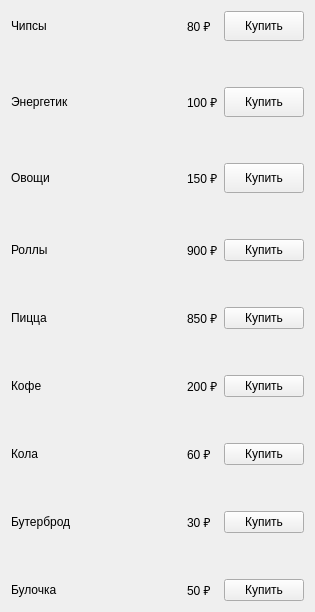
        <widget class="QWidget" name="tab_3">
         <attribute name="title">
          <string>Еда</string>
         </attribute>
         <layout class="QGridLayout" name="gridLayout_6">
          <item row="6" column="2">
           <widget class="QLabel" name="label_70">
            <property name="text">
             <string>900 ₽</string>
            </property>
           </widget>
          </item>
          <item row="8" column="2">
           <widget class="QLabel" name="label_72">
            <property name="text">
             <string>850 ₽</string>
            </property>
           </widget>
          </item>
          <item row="4" column="3">
           <widget class="QPushButton" name="pushButton_vegetables">
            <property name="minimumSize">
             <size>
              <width>0</width>
              <height>30</height>
             </size>
            </property>
            <property name="text">
             <string>Купить</string>
            </property>
           </widget>
          </item>
          <item row="14" column="2">
           <widget class="QLabel" name="label_78">
            <property name="text">
             <string>30 ₽</string>
            </property>
           </widget>
          </item>
          <item row="16" column="3">
           <widget class="QPushButton" name="pushButton_bun">
            <property name="text">
             <string>Купить</string>
            </property>
           </widget>
          </item>
          <item row="13" column="0">
           <spacer name="verticalSpacer_14">
            <property name="orientation">
             <enum>Qt::Vertical</enum>
            </property>
            <property name="sizeHint" stdset="0">
             <size>
              <width>20</width>
              <height>40</height>
             </size>
            </property>
           </spacer>
          </item>
          <item row="2" column="3">
           <widget class="QPushButton" name="pushButton_energy">
            <property name="minimumSize">
             <size>
              <width>0</width>
              <height>30</height>
             </size>
            </property>
            <property name="text">
             <string>Купить</string>
            </property>
           </widget>
          </item>
          <item row="0" column="0">
           <widget class="QLabel" name="label_35">
            <property name="minimumSize">
             <size>
              <width>0</width>
              <height>30</height>
             </size>
            </property>
            <property name="text">
             <string>Чипсы</string>
            </property>
           </widget>
          </item>
          <item row="6" column="3">
           <widget class="QPushButton" name="pushButton_rolls">
            <property name="text">
             <string>Купить</string>
            </property>
           </widget>
          </item>
          <item row="7" column="0">
           <spacer name="verticalSpacer_11">
            <property name="orientation">
             <enum>Qt::Vertical</enum>
            </property>
            <property name="sizeHint" stdset="0">
             <size>
              <width>20</width>
              <height>40</height>
             </size>
            </property>
           </spacer>
          </item>
          <item row="4" column="2">
           <widget class="QLabel" name="label_37">
            <property name="minimumSize">
             <size>
              <width>0</width>
              <height>30</height>
             </size>
            </property>
            <property name="text">
             <string>150 ₽</string>
            </property>
           </widget>
          </item>
          <item row="4" column="0">
           <widget class="QLabel" name="label_38">
            <property name="minimumSize">
             <size>
              <width>0</width>
              <height>30</height>
             </size>
            </property>
            <property name="text">
             <string>Овощи</string>
            </property>
           </widget>
          </item>
          <item row="11" column="0">
           <spacer name="verticalSpacer_13">
            <property name="orientation">
             <enum>Qt::Vertical</enum>
            </property>
            <property name="sizeHint" stdset="0">
             <size>
              <width>20</width>
              <height>40</height>
             </size>
            </property>
           </spacer>
          </item>
          <item row="0" column="3">
           <widget class="QPushButton" name="pushButton_chips">
            <property name="minimumSize">
             <size>
              <width>0</width>
              <height>30</height>
             </size>
            </property>
            <property name="text">
             <string>Купить</string>
            </property>
           </widget>
          </item>
          <item row="16" column="2">
           <widget class="QLabel" name="label_80">
            <property name="text">
             <string>50 ₽</string>
            </property>
           </widget>
          </item>
          <item row="9" column="0">
           <spacer name="verticalSpacer_12">
            <property name="orientation">
             <enum>Qt::Vertical</enum>
            </property>
            <property name="sizeHint" stdset="0">
             <size>
              <width>20</width>
              <height>40</height>
             </size>
            </property>
           </spacer>
          </item>
          <item row="0" column="1">
           <spacer name="horizontalSpacer_3">
            <property name="orientation">
             <enum>Qt::Horizontal</enum>
            </property>
            <property name="sizeType">
             <enum>QSizePolicy::Expanding</enum>
            </property>
            <property name="sizeHint" stdset="0">
             <size>
              <width>110</width>
              <height>20</height>
             </size>
            </property>
           </spacer>
          </item>
          <item row="12" column="3">
           <widget class="QPushButton" name="pushButton_cola">
            <property name="text">
             <string>Купить</string>
            </property>
           </widget>
          </item>
          <item row="2" column="0">
           <widget class="QLabel" name="label_39">
            <property name="minimumSize">
             <size>
              <width>0</width>
              <height>30</height>
             </size>
            </property>
            <property name="text">
             <string>Энергетик</string>
            </property>
           </widget>
          </item>
          <item row="5" column="0">
           <spacer name="verticalSpacer_10">
            <property name="orientation">
             <enum>Qt::Vertical</enum>
            </property>
            <property name="sizeHint" stdset="0">
             <size>
              <width>20</width>
              <height>40</height>
             </size>
            </property>
           </spacer>
          </item>
          <item row="8" column="3">
           <widget class="QPushButton" name="pushButton_pizza">
            <property name="text">
             <string>Купить</string>
            </property>
           </widget>
          </item>
          <item row="10" column="0">
           <widget class="QLabel" name="label_73">
            <property name="text">
             <string>Кофе</string>
            </property>
           </widget>
          </item>
          <item row="10" column="2">
           <widget class="QLabel" name="label_74">
            <property name="text">
             <string>200 ₽</string>
            </property>
           </widget>
          </item>
          <item row="2" column="2">
           <widget class="QLabel" name="label_36">
            <property name="minimumSize">
             <size>
              <width>0</width>
              <height>30</height>
             </size>
            </property>
            <property name="text">
             <string>100 ₽</string>
            </property>
           </widget>
          </item>
          <item row="14" column="3">
           <widget class="QPushButton" name="pushButton_sandwich">
            <property name="text">
             <string>Купить</string>
            </property>
           </widget>
          </item>
          <item row="8" column="0">
           <widget class="QLabel" name="label_71">
            <property name="text">
             <string>Пицца</string>
            </property>
           </widget>
          </item>
          <item row="14" column="0">
           <widget class="QLabel" name="label_77">
            <property name="text">
             <string>Бутерброд</string>
            </property>
           </widget>
          </item>
          <item row="10" column="3">
           <widget class="QPushButton" name="pushButton_coffee">
            <property name="text">
             <string>Купить</string>
            </property>
           </widget>
          </item>
          <item row="16" column="0">
           <widget class="QLabel" name="label_79">
            <property name="text">
             <string>Булочка</string>
            </property>
           </widget>
          </item>
          <item row="12" column="2">
           <widget class="QLabel" name="label_76">
            <property name="text">
             <string>60 ₽</string>
            </property>
           </widget>
          </item>
          <item row="6" column="0">
           <widget class="QLabel" name="label_69">
            <property name="text">
             <string>Роллы</string>
            </property>
           </widget>
          </item>
          <item row="1" column="0">
           <spacer name="verticalSpacer">
            <property name="orientation">
             <enum>Qt::Vertical</enum>
            </property>
            <property name="sizeHint" stdset="0">
             <size>
              <width>20</width>
              <height>40</height>
             </size>
            </property>
           </spacer>
          </item>
          <item row="0" column="2">
           <widget class="QLabel" name="label_34">
            <property name="minimumSize">
             <size>
              <width>0</width>
              <height>30</height>
             </size>
            </property>
            <property name="text">
             <string>80 ₽</string>
            </property>
           </widget>
          </item>
          <item row="3" column="0">
           <spacer name="verticalSpacer_9">
            <property name="orientation">
             <enum>Qt::Vertical</enum>
            </property>
            <property name="sizeHint" stdset="0">
             <size>
              <width>20</width>
              <height>40</height>
             </size>
            </property>
           </spacer>
          </item>
          <item row="12" column="0">
           <widget class="QLabel" name="label_75">
            <property name="text">
             <string>Кола</string>
            </property>
           </widget>
          </item>
          <item row="15" column="0">
           <spacer name="verticalSpacer_15">
            <property name="orientation">
             <enum>Qt::Vertical</enum>
            </property>
            <property name="sizeHint" stdset="0">
             <size>
              <width>20</width>
              <height>40</height>
             </size>
            </property>
           </spacer>
          </item>
         </layout>
        </widget>
